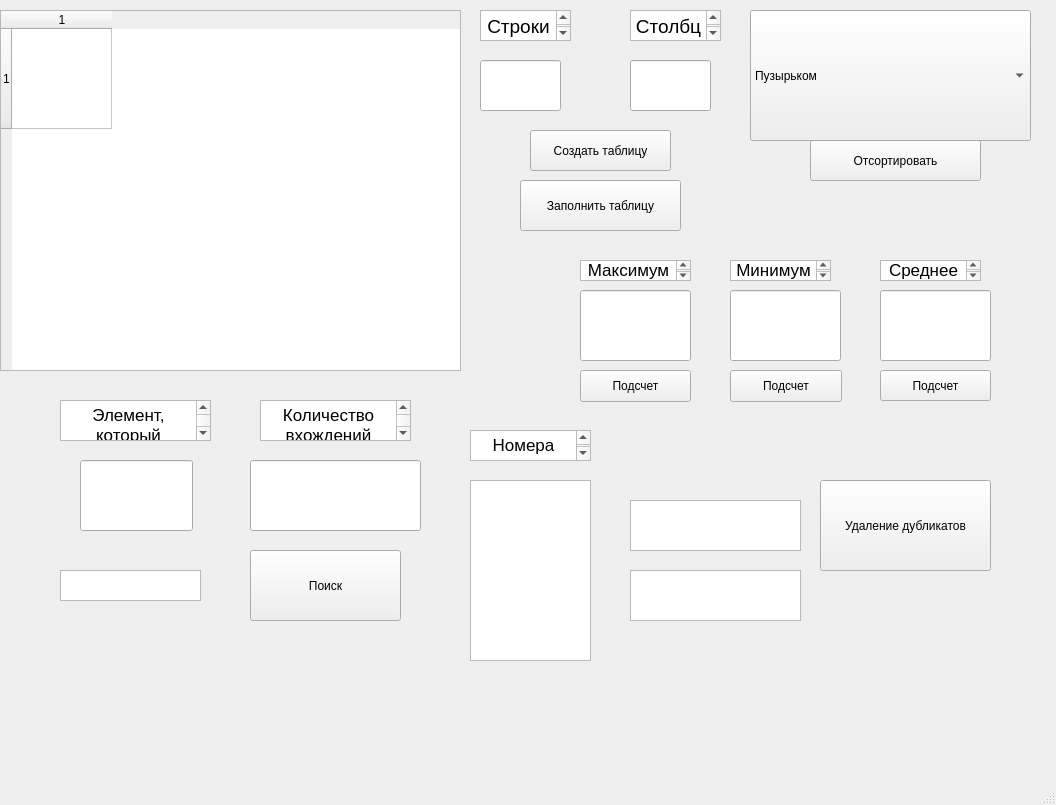
<?xml version="1.0" encoding="UTF-8"?>
<ui version="4.0">
 <class>MainWindow</class>
 <widget class="QMainWindow" name="MainWindow">
  <property name="geometry">
   <rect>
    <x>0</x>
    <y>0</y>
    <width>1056</width>
    <height>805</height>
   </rect>
  </property>
  <property name="windowTitle">
   <string>MainWindow</string>
  </property>
  <widget class="QWidget" name="centralwidget">
   <widget class="QLabel" name="label">
    <property name="geometry">
     <rect>
      <x>170</x>
      <y>560</y>
      <width>151</width>
      <height>91</height>
     </rect>
    </property>
    <property name="text">
     <string/>
    </property>
   </widget>
   <widget class="QLineEdit" name="count_column">
    <property name="geometry">
     <rect>
      <x>630</x>
      <y>60</y>
      <width>81</width>
      <height>51</height>
     </rect>
    </property>
   </widget>
   <widget class="QPushButton" name="sredn">
    <property name="geometry">
     <rect>
      <x>880</x>
      <y>370</y>
      <width>111</width>
      <height>31</height>
     </rect>
    </property>
    <property name="text">
     <string>Подсчет</string>
    </property>
   </widget>
   <widget class="QTextEdit" name="column">
    <property name="geometry">
     <rect>
      <x>630</x>
      <y>10</y>
      <width>91</width>
      <height>31</height>
     </rect>
    </property>
    <property name="readOnly">
     <bool>true</bool>
    </property>
    <property name="html">
     <string>&lt;!DOCTYPE HTML PUBLIC &quot;-//W3C//DTD HTML 4.0//EN&quot; &quot;http://www.w3.org/TR/REC-html40/strict.dtd&quot;&gt;
&lt;html&gt;&lt;head&gt;&lt;meta name=&quot;qrichtext&quot; content=&quot;1&quot; /&gt;&lt;style type=&quot;text/css&quot;&gt;
p, li { white-space: pre-wrap; }
&lt;/style&gt;&lt;/head&gt;&lt;body style=&quot; font-family:'.AppleSystemUIFont'; font-size:13pt; font-weight:400; font-style:normal;&quot;&gt;
&lt;p align=&quot;center&quot; style=&quot; margin-top:0px; margin-bottom:0px; margin-left:0px; margin-right:0px; -qt-block-indent:0; text-indent:0px;&quot;&gt;&lt;span style=&quot; font-size:14pt;&quot;&gt;Столбцы&lt;/span&gt;&lt;/p&gt;&lt;/body&gt;&lt;/html&gt;</string>
    </property>
   </widget>
   <widget class="QListWidget" name="listWidget">
    <property name="geometry">
     <rect>
      <x>470</x>
      <y>480</y>
      <width>121</width>
      <height>181</height>
     </rect>
    </property>
    <property name="font">
     <font>
      <pointsize>25</pointsize>
     </font>
    </property>
   </widget>
   <widget class="QPushButton" name="min">
    <property name="geometry">
     <rect>
      <x>730</x>
      <y>370</y>
      <width>112</width>
      <height>32</height>
     </rect>
    </property>
    <property name="text">
     <string>Подсчет</string>
    </property>
   </widget>
   <widget class="QPushButton" name="search">
    <property name="geometry">
     <rect>
      <x>250</x>
      <y>550</y>
      <width>151</width>
      <height>71</height>
     </rect>
    </property>
    <property name="text">
     <string>Поиск</string>
    </property>
   </widget>
   <widget class="QLineEdit" name="min1">
    <property name="geometry">
     <rect>
      <x>730</x>
      <y>290</y>
      <width>111</width>
      <height>71</height>
     </rect>
    </property>
    <property name="readOnly">
     <bool>true</bool>
    </property>
   </widget>
   <widget class="QTextEdit" name="row">
    <property name="geometry">
     <rect>
      <x>480</x>
      <y>10</y>
      <width>91</width>
      <height>31</height>
     </rect>
    </property>
    <property name="readOnly">
     <bool>true</bool>
    </property>
    <property name="html">
     <string>&lt;!DOCTYPE HTML PUBLIC &quot;-//W3C//DTD HTML 4.0//EN&quot; &quot;http://www.w3.org/TR/REC-html40/strict.dtd&quot;&gt;
&lt;html&gt;&lt;head&gt;&lt;meta name=&quot;qrichtext&quot; content=&quot;1&quot; /&gt;&lt;style type=&quot;text/css&quot;&gt;
p, li { white-space: pre-wrap; }
&lt;/style&gt;&lt;/head&gt;&lt;body style=&quot; font-family:'.AppleSystemUIFont'; font-size:13pt; font-weight:400; font-style:normal;&quot;&gt;
&lt;p align=&quot;center&quot; style=&quot; margin-top:0px; margin-bottom:0px; margin-left:0px; margin-right:0px; -qt-block-indent:0; text-indent:0px;&quot;&gt;&lt;span style=&quot; font-size:14pt;&quot;&gt;Строки&lt;/span&gt;&lt;/p&gt;&lt;/body&gt;&lt;/html&gt;</string>
    </property>
   </widget>
   <widget class="QLineEdit" name="found_element">
    <property name="geometry">
     <rect>
      <x>80</x>
      <y>460</y>
      <width>113</width>
      <height>71</height>
     </rect>
    </property>
   </widget>
   <widget class="QTextEdit" name="type_search">
    <property name="geometry">
     <rect>
      <x>60</x>
      <y>570</y>
      <width>141</width>
      <height>31</height>
     </rect>
    </property>
    <property name="readOnly">
     <bool>true</bool>
    </property>
   </widget>
   <widget class="QTableWidget" name="tableWidget">
    <property name="geometry">
     <rect>
      <x>0</x>
      <y>10</y>
      <width>461</width>
      <height>361</height>
     </rect>
    </property>
    <attribute name="horizontalHeaderMinimumSectionSize">
     <number>19</number>
    </attribute>
    <attribute name="horizontalHeaderDefaultSectionSize">
     <number>100</number>
    </attribute>
    <attribute name="verticalHeaderDefaultSectionSize">
     <number>100</number>
    </attribute>
    <row>
     <property name="text">
      <string>1</string>
     </property>
    </row>
    <column>
     <property name="text">
      <string>1</string>
     </property>
    </column>
   </widget>
   <widget class="QPushButton" name="max">
    <property name="geometry">
     <rect>
      <x>580</x>
      <y>370</y>
      <width>111</width>
      <height>32</height>
     </rect>
    </property>
    <property name="text">
     <string>Подсчет</string>
    </property>
   </widget>
   <widget class="QLineEdit" name="count_element">
    <property name="geometry">
     <rect>
      <x>250</x>
      <y>460</y>
      <width>171</width>
      <height>71</height>
     </rect>
    </property>
    <property name="readOnly">
     <bool>true</bool>
    </property>
   </widget>
   <widget class="QTextEdit" name="found">
    <property name="geometry">
     <rect>
      <x>60</x>
      <y>400</y>
      <width>151</width>
      <height>41</height>
     </rect>
    </property>
    <property name="readOnly">
     <bool>true</bool>
    </property>
    <property name="html">
     <string>&lt;!DOCTYPE HTML PUBLIC &quot;-//W3C//DTD HTML 4.0//EN&quot; &quot;http://www.w3.org/TR/REC-html40/strict.dtd&quot;&gt;
&lt;html&gt;&lt;head&gt;&lt;meta name=&quot;qrichtext&quot; content=&quot;1&quot; /&gt;&lt;style type=&quot;text/css&quot;&gt;
p, li { white-space: pre-wrap; }
&lt;/style&gt;&lt;/head&gt;&lt;body style=&quot; font-family:'.AppleSystemUIFont'; font-size:13pt; font-weight:400; font-style:normal;&quot;&gt;
&lt;p align=&quot;center&quot; style=&quot; margin-top:0px; margin-bottom:0px; margin-left:0px; margin-right:0px; -qt-block-indent:0; text-indent:0px;&quot;&gt;Элемент, который ищется&lt;/p&gt;&lt;/body&gt;&lt;/html&gt;</string>
    </property>
   </widget>
   <widget class="QTextEdit" name="count">
    <property name="geometry">
     <rect>
      <x>260</x>
      <y>400</y>
      <width>151</width>
      <height>41</height>
     </rect>
    </property>
    <property name="readOnly">
     <bool>true</bool>
    </property>
    <property name="html">
     <string>&lt;!DOCTYPE HTML PUBLIC &quot;-//W3C//DTD HTML 4.0//EN&quot; &quot;http://www.w3.org/TR/REC-html40/strict.dtd&quot;&gt;
&lt;html&gt;&lt;head&gt;&lt;meta name=&quot;qrichtext&quot; content=&quot;1&quot; /&gt;&lt;style type=&quot;text/css&quot;&gt;
p, li { white-space: pre-wrap; }
&lt;/style&gt;&lt;/head&gt;&lt;body style=&quot; font-family:'.AppleSystemUIFont'; font-size:13pt; font-weight:400; font-style:normal;&quot;&gt;
&lt;p align=&quot;center&quot; style=&quot; margin-top:0px; margin-bottom:0px; margin-left:0px; margin-right:0px; -qt-block-indent:0; text-indent:0px;&quot;&gt;Количество вхождений&lt;/p&gt;&lt;/body&gt;&lt;/html&gt;</string>
    </property>
   </widget>
   <widget class="QPushButton" name="sortirovka">
    <property name="geometry">
     <rect>
      <x>810</x>
      <y>140</y>
      <width>171</width>
      <height>41</height>
     </rect>
    </property>
    <property name="text">
     <string>Отсортировать</string>
    </property>
   </widget>
   <widget class="QTextEdit" name="number">
    <property name="geometry">
     <rect>
      <x>470</x>
      <y>430</y>
      <width>121</width>
      <height>31</height>
     </rect>
    </property>
    <property name="readOnly">
     <bool>true</bool>
    </property>
    <property name="html">
     <string>&lt;!DOCTYPE HTML PUBLIC &quot;-//W3C//DTD HTML 4.0//EN&quot; &quot;http://www.w3.org/TR/REC-html40/strict.dtd&quot;&gt;
&lt;html&gt;&lt;head&gt;&lt;meta name=&quot;qrichtext&quot; content=&quot;1&quot; /&gt;&lt;style type=&quot;text/css&quot;&gt;
p, li { white-space: pre-wrap; }
&lt;/style&gt;&lt;/head&gt;&lt;body style=&quot; font-family:'.AppleSystemUIFont'; font-size:13pt; font-weight:400; font-style:normal;&quot;&gt;
&lt;p align=&quot;center&quot; style=&quot; margin-top:0px; margin-bottom:0px; margin-left:0px; margin-right:0px; -qt-block-indent:0; text-indent:0px;&quot;&gt;Номера ячеек&lt;/p&gt;&lt;/body&gt;&lt;/html&gt;</string>
    </property>
   </widget>
   <widget class="QTextEdit" name="maximum">
    <property name="geometry">
     <rect>
      <x>580</x>
      <y>260</y>
      <width>111</width>
      <height>21</height>
     </rect>
    </property>
    <property name="readOnly">
     <bool>true</bool>
    </property>
    <property name="html">
     <string>&lt;!DOCTYPE HTML PUBLIC &quot;-//W3C//DTD HTML 4.0//EN&quot; &quot;http://www.w3.org/TR/REC-html40/strict.dtd&quot;&gt;
&lt;html&gt;&lt;head&gt;&lt;meta name=&quot;qrichtext&quot; content=&quot;1&quot; /&gt;&lt;style type=&quot;text/css&quot;&gt;
p, li { white-space: pre-wrap; }
&lt;/style&gt;&lt;/head&gt;&lt;body style=&quot; font-family:'.AppleSystemUIFont'; font-size:13pt; font-weight:400; font-style:normal;&quot;&gt;
&lt;p align=&quot;center&quot; style=&quot; margin-top:0px; margin-bottom:0px; margin-left:0px; margin-right:0px; -qt-block-indent:0; text-indent:0px;&quot;&gt;Максимум&lt;/p&gt;&lt;/body&gt;&lt;/html&gt;</string>
    </property>
   </widget>
   <widget class="QLineEdit" name="count_row">
    <property name="geometry">
     <rect>
      <x>480</x>
      <y>60</y>
      <width>81</width>
      <height>51</height>
     </rect>
    </property>
   </widget>
   <widget class="QTextEdit" name="srednee">
    <property name="geometry">
     <rect>
      <x>880</x>
      <y>260</y>
      <width>101</width>
      <height>21</height>
     </rect>
    </property>
    <property name="readOnly">
     <bool>true</bool>
    </property>
    <property name="html">
     <string>&lt;!DOCTYPE HTML PUBLIC &quot;-//W3C//DTD HTML 4.0//EN&quot; &quot;http://www.w3.org/TR/REC-html40/strict.dtd&quot;&gt;
&lt;html&gt;&lt;head&gt;&lt;meta name=&quot;qrichtext&quot; content=&quot;1&quot; /&gt;&lt;style type=&quot;text/css&quot;&gt;
p, li { white-space: pre-wrap; }
&lt;/style&gt;&lt;/head&gt;&lt;body style=&quot; font-family:'.AppleSystemUIFont'; font-size:13pt; font-weight:400; font-style:normal;&quot;&gt;
&lt;p align=&quot;center&quot; style=&quot; margin-top:0px; margin-bottom:0px; margin-left:0px; margin-right:0px; -qt-block-indent:0; text-indent:0px;&quot;&gt;Среднее&lt;/p&gt;&lt;/body&gt;&lt;/html&gt;</string>
    </property>
   </widget>
   <widget class="QLineEdit" name="middle">
    <property name="geometry">
     <rect>
      <x>880</x>
      <y>290</y>
      <width>111</width>
      <height>71</height>
     </rect>
    </property>
    <property name="font">
     <font>
      <pointsize>13</pointsize>
     </font>
    </property>
    <property name="readOnly">
     <bool>true</bool>
    </property>
   </widget>
   <widget class="QPushButton" name="zapolnenie">
    <property name="geometry">
     <rect>
      <x>520</x>
      <y>180</y>
      <width>161</width>
      <height>51</height>
     </rect>
    </property>
    <property name="text">
     <string>Заполнить таблицу</string>
    </property>
   </widget>
   <widget class="QLineEdit" name="max1">
    <property name="geometry">
     <rect>
      <x>580</x>
      <y>290</y>
      <width>111</width>
      <height>71</height>
     </rect>
    </property>
    <property name="readOnly">
     <bool>true</bool>
    </property>
   </widget>
   <widget class="QComboBox" name="comboBox">
    <property name="geometry">
     <rect>
      <x>750</x>
      <y>10</y>
      <width>281</width>
      <height>131</height>
     </rect>
    </property>
    <item>
     <property name="text">
      <string>Пузырьком</string>
     </property>
    </item>
    <item>
     <property name="text">
      <string>Гномья</string>
     </property>
    </item>
    <item>
     <property name="text">
      <string>Расческа</string>
     </property>
    </item>
    <item>
     <property name="text">
      <string>Обезьянья</string>
     </property>
    </item>
    <item>
     <property name="text">
      <string>Быстрая</string>
     </property>
    </item>
   </widget>
   <widget class="QPushButton" name="createtable">
    <property name="geometry">
     <rect>
      <x>530</x>
      <y>130</y>
      <width>141</width>
      <height>41</height>
     </rect>
    </property>
    <property name="text">
     <string>Создать таблицу</string>
    </property>
   </widget>
   <widget class="QTextEdit" name="minimum">
    <property name="geometry">
     <rect>
      <x>730</x>
      <y>260</y>
      <width>101</width>
      <height>21</height>
     </rect>
    </property>
    <property name="readOnly">
     <bool>true</bool>
    </property>
    <property name="html">
     <string>&lt;!DOCTYPE HTML PUBLIC &quot;-//W3C//DTD HTML 4.0//EN&quot; &quot;http://www.w3.org/TR/REC-html40/strict.dtd&quot;&gt;
&lt;html&gt;&lt;head&gt;&lt;meta name=&quot;qrichtext&quot; content=&quot;1&quot; /&gt;&lt;style type=&quot;text/css&quot;&gt;
p, li { white-space: pre-wrap; }
&lt;/style&gt;&lt;/head&gt;&lt;body style=&quot; font-family:'.AppleSystemUIFont'; font-size:13pt; font-weight:400; font-style:normal;&quot;&gt;
&lt;p align=&quot;center&quot; style=&quot; margin-top:0px; margin-bottom:0px; margin-left:0px; margin-right:0px; -qt-block-indent:0; text-indent:0px;&quot;&gt;Минимум&lt;/p&gt;&lt;/body&gt;&lt;/html&gt;</string>
    </property>
   </widget>
   <widget class="QPushButton" name="delete_button">
    <property name="geometry">
     <rect>
      <x>820</x>
      <y>480</y>
      <width>171</width>
      <height>91</height>
     </rect>
    </property>
    <property name="text">
     <string>Удаление дубликатов</string>
    </property>
   </widget>
   <widget class="QTextEdit" name="error_delete">
    <property name="geometry">
     <rect>
      <x>630</x>
      <y>500</y>
      <width>171</width>
      <height>51</height>
     </rect>
    </property>
    <property name="readOnly">
     <bool>true</bool>
    </property>
   </widget>
   <widget class="QTextEdit" name="medl_oper">
    <property name="geometry">
     <rect>
      <x>630</x>
      <y>570</y>
      <width>171</width>
      <height>51</height>
     </rect>
    </property>
    <property name="readOnly">
     <bool>true</bool>
    </property>
   </widget>
  </widget>
  <widget class="QMenuBar" name="menubar">
   <property name="geometry">
    <rect>
     <x>0</x>
     <y>0</y>
     <width>1056</width>
     <height>22</height>
    </rect>
   </property>
  </widget>
  <widget class="QStatusBar" name="statusbar"/>
 </widget>
 <resources/>
 <connections/>
</ui>
